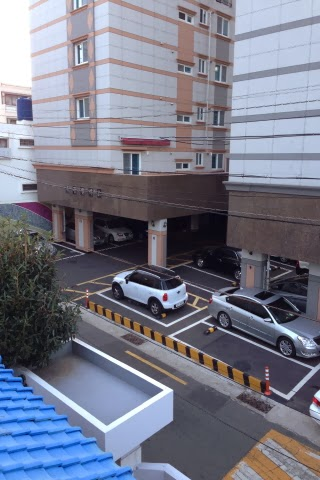
#> input picture stitcher/images/S3.jpg, 320 x 480 px; its folder holds only this picture in this run
$ python -i panorama.py   (imports and definitions only)
#> lines starting #> are read from the running program, lines starting #| are printed output that depends on the picture
# import the necessary packages
import numpy as np
import imutils
import cv2, time
class Stitcher:
    def __init__(self, images):
        # determine if we are using OpenCV v3.X
        self.isv3 = imutils.is_cv3(or_better=True)
        self.images = images
        self.count = len(images)
        self.left_list = []
        self.right_list = []
        self.Hmatrixs = []
        self.masks = []
        self.offsets = []
        self.prepare_lists()

    def prepare_lists(self):
        self.centerIdx = self.count/2
        self.center_im = self.images[int(self.centerIdx)]
        for i in range(self.count):
            # Applying Cylindrical projection on Image
            Image_Cyl, mask_x, mask_y = self.ProjectOntoCylinder(self.images[i])

            # Getting Image Mask
            Image_Mask = np.zeros(Image_Cyl.shape, dtype=np.uint8)
            Image_Mask[mask_y, mask_x, :] = 255
            self.images[i] = Image_Cyl
            self.masks.append(Image_Mask)
            self.images[i] = cv2.resize(self.images[i],None,fx=0.5, fy=0.5, interpolation = cv2.INTER_CUBIC)
            self.masks[i] = cv2.resize(self.masks[i],None,fx=0.5, fy=0.5, interpolation = cv2.INTER_CUBIC)
            if(i<=self.centerIdx):
                self.left_list.append(self.images[i])
            else:
                self.right_list.append(self.images[i])
        print("Image lists prepared")

    # [7 lines left out: function Convert_xy, not called in this run]


    def ProjectOntoCylinder(self, InitialImage):
        global w, h, center, f
        h, w = InitialImage.shape[:2]
        center = [w // 2, h // 2]
        f = 1100       # 1100 field; 1000 Sun; 1500 Rainier; 1050 Helens

        # Creating a blank transformed image
        TransformedImage = np.zeros(InitialImage.shape, dtype=np.uint8)

        # Storing all coordinates of the transformed image in 2 arrays (x and y coordinates)
        AllCoordinates_of_ti =  np.array([np.array([i, j]) for i in range(w) for j in range(h)])
        ti_x = AllCoordinates_of_ti[:, 0]
        ti_y = AllCoordinates_of_ti[:, 1]

        # Finding corresponding coordinates of the transformed image in the initial image
        ii_x, ii_y = self.Convert_xy(ti_x, ti_y)

        # Rounding off the coordinate values to get exact pixel values (top-left corner)
        ii_tl_x = ii_x.astype(int)
        ii_tl_y = ii_y.astype(int)

        # Finding transformed image points whose corresponding
        # initial image points lies inside the initial image
        GoodIndices = (ii_tl_x >= 0) * (ii_tl_x <= (w-2)) * \
                    (ii_tl_y >= 0) * (ii_tl_y <= (h-2))

        # Removing all the outside points from everywhere
        ti_x = ti_x[GoodIndices]
        ti_y = ti_y[GoodIndices]

        ii_x = ii_x[GoodIndices]
        ii_y = ii_y[GoodIndices]

        ii_tl_x = ii_tl_x[GoodIndices]
        ii_tl_y = ii_tl_y[GoodIndices]

        # Bilinear interpolation
        dx = ii_x - ii_tl_x
        dy = ii_y - ii_tl_y

        weight_tl = (1.0 - dx) * (1.0 - dy)
        weight_tr = (dx)       * (1.0 - dy)
        weight_bl = (1.0 - dx) * (dy)
        weight_br = (dx)       * (dy)

        TransformedImage[ti_y, ti_x, :] = ( weight_tl[:, None] * InitialImage[ii_tl_y,     ii_tl_x,     :] ) + \
                                        ( weight_tr[:, None] * InitialImage[ii_tl_y,     ii_tl_x + 1, :] ) + \
                                        ( weight_bl[:, None] * InitialImage[ii_tl_y + 1, ii_tl_x,     :] ) + \
                                        ( weight_br[:, None] * InitialImage[ii_tl_y + 1, ii_tl_x + 1, :] )


        # Getting x coorinate to remove black region from right and left in the transformed image
        min_x = min(ti_x)

        # Cropping out the black region from both sides (using symmetricity)
        TransformedImage = TransformedImage[:, min_x : -min_x, :]

        return TransformedImage, ti_x-min_x, ti_y


    # [121 lines left out: functions leftshift, rightshift, mix_and_match, not called in this run]

    def rightHmatrix(self):
        pass


    # [192 lines left out: functions fillRects, computeHmatrix, stitch, detectAndDescribe, matchKeypoints, drawMatches, not called in this run]

>>> import cv2
>>> picture = cv2.imread('images/S3.jpg', cv2.IMREAD_GRAYSCALE)
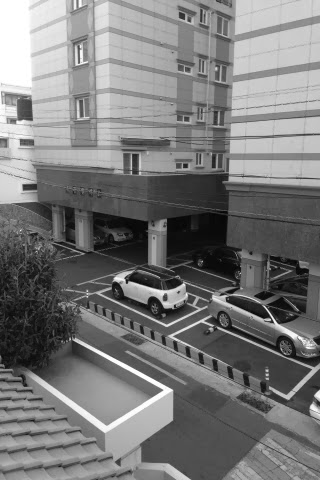
#> picture: shape (480, 320); min 1, max 255, mean 121.6
>>> result = Stitcher(picture).computeHmatrix()
#> in __init__, `self.count = len(images)`: self.count = 480
#> in prepare_lists, `self.centerIdx = self.count/2`: self.centerIdx = 240
#> in prepare_lists, `self.center_im = self.images[int(self.centerIdx)]`: self.center_im = 320 values, max 163 at index 155, min 5 at index 224, mean 61.14
#> after the loop in prepare_lists, `for i in range(self.count):`: self.left_list = []
#> (the run stopped early here; a loop or call above may not have finished)

$ run again, on stitcher/images/S5.jpg
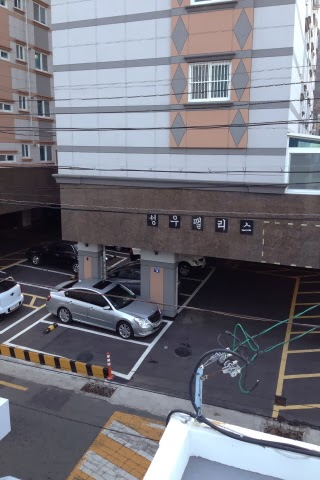
#> input picture stitcher/images/S5.jpg, 320 x 480 px
#> `picture = cv2.imread('images/S3.jpg', cv2.IMREAD_GRAYSCALE)`:
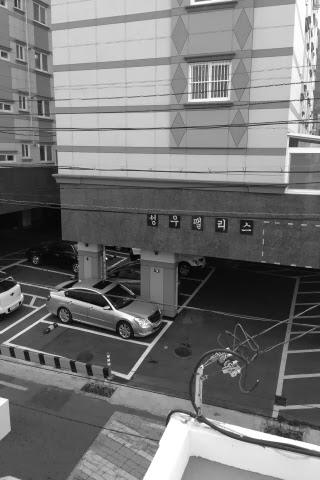
#> picture: shape (480, 320); min 0, max 255, mean 116.7
#> self.count = 480
#> self.centerIdx = 240
#> self.center_im = 320 values, max 151 at index 263, min 13 at index 0, mean 60.75
#> after the loop in prepare_lists, `for i in range(self.count):`: self.left_list = []

$ run again, on stitcher/images/S6.jpg
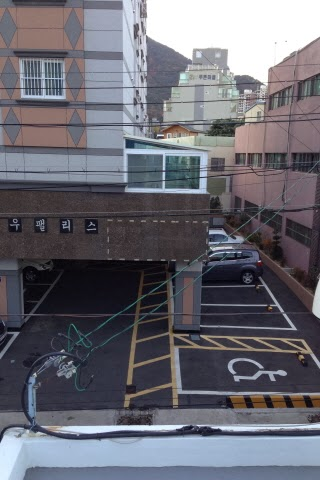
#> input picture stitcher/images/S6.jpg, 320 x 480 px
#> `picture = cv2.imread('images/S3.jpg', cv2.IMREAD_GRAYSCALE)`:
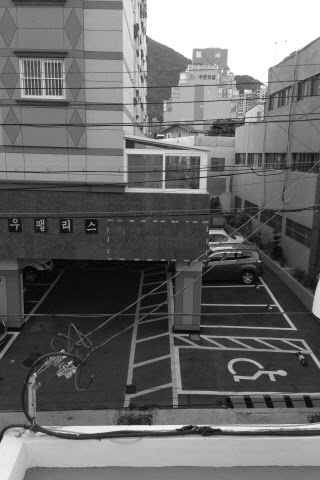
#> picture: shape (480, 320); min 0, max 255, mean 105.9
#> self.count = 480
#> self.centerIdx = 240
#> self.center_im = 320 values, max 175 at index 228, min 16 at index 250, mean 62.88
#> after the loop in prepare_lists, `for i in range(self.count):`: self.left_list = []

$ run again, on stitcher/images/frame_105.jpg
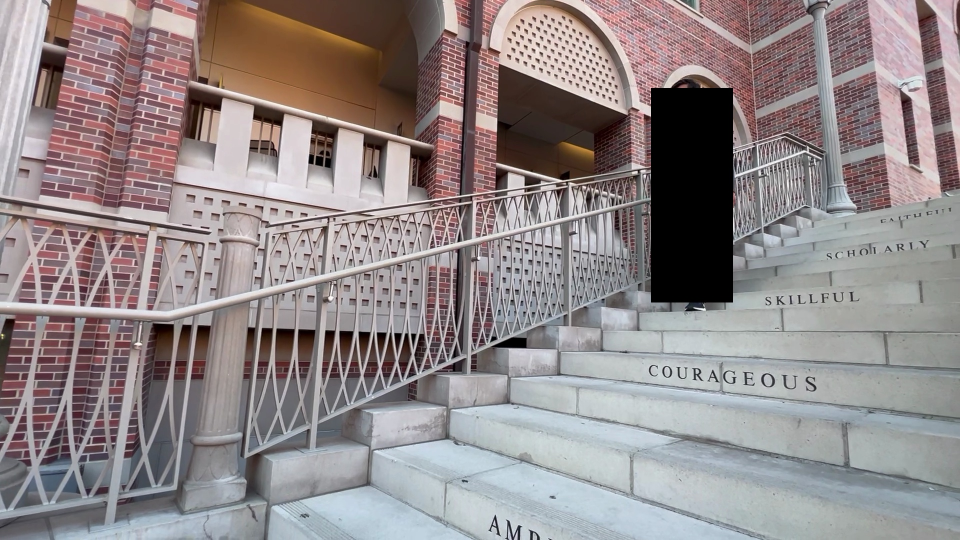
#> input picture stitcher/images/frame_105.jpg, 1920 x 1080 px (shown at 1/2 size)
#> `picture = cv2.imread('images/S3.jpg', cv2.IMREAD_GRAYSCALE)`:
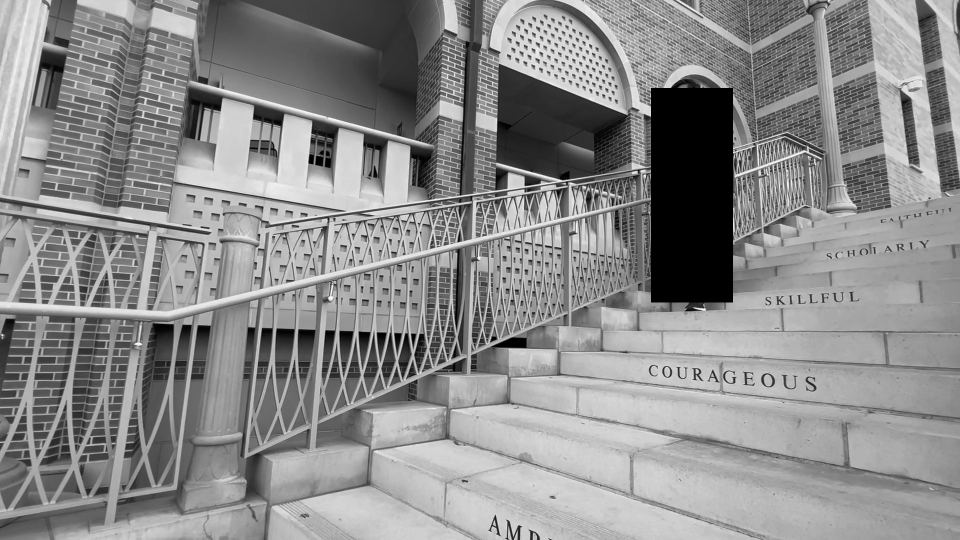
#> picture: shape (1080, 1920) (shown at 1/2 size); min 0, max 255, mean 138.8
#> self.count = 1080
#> self.centerIdx = 540
#> self.center_im = 1920 values, max 239 at index 691, min 0 at index 1302, mean 136.8
#> after the loop in prepare_lists, `for i in range(self.count):`: self.left_list = []
